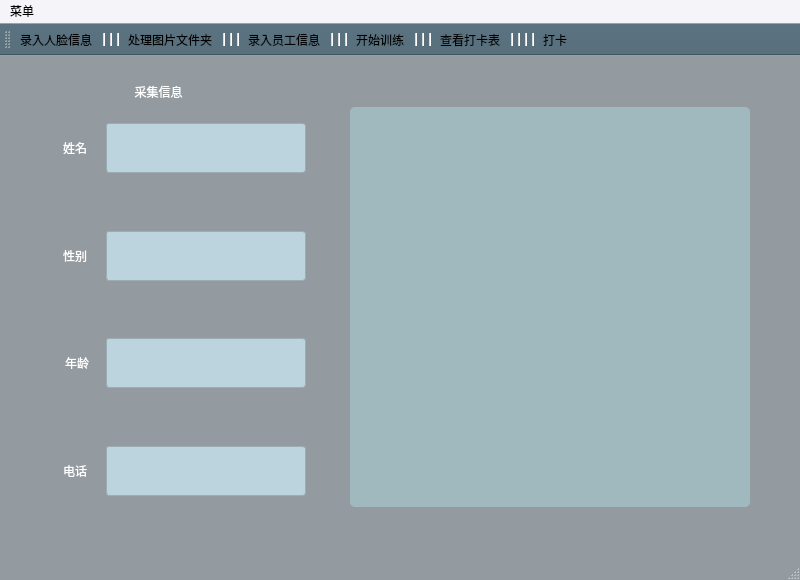
<?xml version="1.0" encoding="UTF-8"?>
<ui version="4.0">
 <class>AdminGUI</class>
 <widget class="QMainWindow" name="AdminGUI">
  <property name="geometry">
   <rect>
    <x>0</x>
    <y>0</y>
    <width>800</width>
    <height>580</height>
   </rect>
  </property>
  <property name="sizePolicy">
   <sizepolicy hsizetype="Minimum" vsizetype="Minimum">
    <horstretch>0</horstretch>
    <verstretch>0</verstretch>
   </sizepolicy>
  </property>
  <property name="minimumSize">
   <size>
    <width>800</width>
    <height>580</height>
   </size>
  </property>
  <property name="maximumSize">
   <size>
    <width>800</width>
    <height>580</height>
   </size>
  </property>
  <property name="windowTitle">
   <string>AdminGUI</string>
  </property>
  <property name="styleSheet">
   <string notr="true">QMainWindow
{
	
	color: rgb(0, 0, 0);
	background-color: #949BA0;
}
#mainToolBar
{
	background-color: #586F7C;
}
#menuBar
{
	color: rgb(0, 0, 0);
	font: 10pt &quot;萍方0&quot;;
	background-color: #F4F4F9;
}
QLabel
{
	font: 14pt &quot;萍方0&quot;;
	color: rgb(255, 255, 255);
}
QLineEdit
{
    background-color: #BCD4DE;
	border:1px solid#9DACB2;
    border-radius:3px;
}
</string>
  </property>
  <widget class="QWidget" name="centralWidget">
   <layout class="QVBoxLayout" name="verticalLayout_3">
    <item>
     <layout class="QHBoxLayout" name="horizontalLayout_5">
      <item>
       <layout class="QVBoxLayout" name="verticalLayout_2">
        <item>
         <widget class="QLabel" name="label_7">
          <property name="sizePolicy">
           <sizepolicy hsizetype="Expanding" vsizetype="Minimum">
            <horstretch>0</horstretch>
            <verstretch>50</verstretch>
           </sizepolicy>
          </property>
          <property name="minimumSize">
           <size>
            <width>0</width>
            <height>50</height>
           </size>
          </property>
          <property name="maximumSize">
           <size>
            <width>16777215</width>
            <height>50</height>
           </size>
          </property>
          <property name="styleSheet">
           <string notr="true">font: 16pt &quot;萍方0&quot;;
color: rgb(255, 255, 255);</string>
          </property>
          <property name="text">
           <string>采集信息</string>
          </property>
          <property name="alignment">
           <set>Qt::AlignCenter</set>
          </property>
         </widget>
        </item>
        <item>
         <layout class="QVBoxLayout" name="verticalLayout">
          <item>
           <layout class="QHBoxLayout" name="horizontalLayout">
            <item>
             <spacer name="horizontalSpacer">
              <property name="orientation">
               <enum>Qt::Horizontal</enum>
              </property>
              <property name="sizeHint" stdset="0">
               <size>
                <width>40</width>
                <height>20</height>
               </size>
              </property>
             </spacer>
            </item>
            <item>
             <widget class="QLabel" name="label">
              <property name="sizePolicy">
               <sizepolicy hsizetype="Expanding" vsizetype="Minimum">
                <horstretch>0</horstretch>
                <verstretch>0</verstretch>
               </sizepolicy>
              </property>
              <property name="minimumSize">
               <size>
                <width>50</width>
                <height>50</height>
               </size>
              </property>
              <property name="maximumSize">
               <size>
                <width>16777215</width>
                <height>50</height>
               </size>
              </property>
              <property name="text">
               <string>姓名</string>
              </property>
              <property name="alignment">
               <set>Qt::AlignCenter</set>
              </property>
             </widget>
            </item>
            <item>
             <widget class="QLineEdit" name="nameEdit">
              <property name="sizePolicy">
               <sizepolicy hsizetype="Minimum" vsizetype="Minimum">
                <horstretch>0</horstretch>
                <verstretch>0</verstretch>
               </sizepolicy>
              </property>
              <property name="minimumSize">
               <size>
                <width>200</width>
                <height>50</height>
               </size>
              </property>
              <property name="maximumSize">
               <size>
                <width>150</width>
                <height>50</height>
               </size>
              </property>
              <property name="text">
               <string/>
              </property>
             </widget>
            </item>
           </layout>
          </item>
          <item>
           <spacer name="verticalSpacer_3">
            <property name="orientation">
             <enum>Qt::Vertical</enum>
            </property>
            <property name="sizeHint" stdset="0">
             <size>
              <width>20</width>
              <height>40</height>
             </size>
            </property>
           </spacer>
          </item>
          <item>
           <layout class="QHBoxLayout" name="horizontalLayout_2">
            <item>
             <spacer name="horizontalSpacer_2">
              <property name="orientation">
               <enum>Qt::Horizontal</enum>
              </property>
              <property name="sizeHint" stdset="0">
               <size>
                <width>40</width>
                <height>20</height>
               </size>
              </property>
             </spacer>
            </item>
            <item>
             <widget class="QLabel" name="label_4">
              <property name="sizePolicy">
               <sizepolicy hsizetype="Expanding" vsizetype="Minimum">
                <horstretch>0</horstretch>
                <verstretch>0</verstretch>
               </sizepolicy>
              </property>
              <property name="minimumSize">
               <size>
                <width>50</width>
                <height>50</height>
               </size>
              </property>
              <property name="maximumSize">
               <size>
                <width>16777215</width>
                <height>50</height>
               </size>
              </property>
              <property name="text">
               <string>性别</string>
              </property>
              <property name="alignment">
               <set>Qt::AlignCenter</set>
              </property>
             </widget>
            </item>
            <item>
             <widget class="QLineEdit" name="sexEdit">
              <property name="sizePolicy">
               <sizepolicy hsizetype="Minimum" vsizetype="Minimum">
                <horstretch>0</horstretch>
                <verstretch>0</verstretch>
               </sizepolicy>
              </property>
              <property name="minimumSize">
               <size>
                <width>200</width>
                <height>50</height>
               </size>
              </property>
              <property name="maximumSize">
               <size>
                <width>150</width>
                <height>50</height>
               </size>
              </property>
             </widget>
            </item>
           </layout>
          </item>
          <item>
           <spacer name="verticalSpacer_4">
            <property name="orientation">
             <enum>Qt::Vertical</enum>
            </property>
            <property name="sizeHint" stdset="0">
             <size>
              <width>20</width>
              <height>40</height>
             </size>
            </property>
           </spacer>
          </item>
          <item>
           <layout class="QHBoxLayout" name="horizontalLayout_3">
            <property name="spacing">
             <number>7</number>
            </property>
            <item>
             <spacer name="horizontalSpacer_3">
              <property name="orientation">
               <enum>Qt::Horizontal</enum>
              </property>
              <property name="sizeHint" stdset="0">
               <size>
                <width>40</width>
                <height>20</height>
               </size>
              </property>
             </spacer>
            </item>
            <item>
             <widget class="QLabel" name="label_5">
              <property name="sizePolicy">
               <sizepolicy hsizetype="Expanding" vsizetype="Minimum">
                <horstretch>0</horstretch>
                <verstretch>0</verstretch>
               </sizepolicy>
              </property>
              <property name="minimumSize">
               <size>
                <width>0</width>
                <height>50</height>
               </size>
              </property>
              <property name="maximumSize">
               <size>
                <width>16777215</width>
                <height>50</height>
               </size>
              </property>
              <property name="text">
               <string>年龄</string>
              </property>
              <property name="alignment">
               <set>Qt::AlignCenter</set>
              </property>
             </widget>
            </item>
            <item>
             <widget class="QLineEdit" name="ageEdit">
              <property name="sizePolicy">
               <sizepolicy hsizetype="Minimum" vsizetype="Minimum">
                <horstretch>0</horstretch>
                <verstretch>0</verstretch>
               </sizepolicy>
              </property>
              <property name="minimumSize">
               <size>
                <width>200</width>
                <height>50</height>
               </size>
              </property>
              <property name="maximumSize">
               <size>
                <width>150</width>
                <height>50</height>
               </size>
              </property>
             </widget>
            </item>
           </layout>
          </item>
          <item>
           <spacer name="verticalSpacer_5">
            <property name="orientation">
             <enum>Qt::Vertical</enum>
            </property>
            <property name="sizeHint" stdset="0">
             <size>
              <width>20</width>
              <height>40</height>
             </size>
            </property>
           </spacer>
          </item>
          <item>
           <layout class="QHBoxLayout" name="horizontalLayout_4">
            <item>
             <spacer name="horizontalSpacer_4">
              <property name="orientation">
               <enum>Qt::Horizontal</enum>
              </property>
              <property name="sizeHint" stdset="0">
               <size>
                <width>40</width>
                <height>20</height>
               </size>
              </property>
             </spacer>
            </item>
            <item>
             <widget class="QLabel" name="label_6">
              <property name="sizePolicy">
               <sizepolicy hsizetype="Expanding" vsizetype="Minimum">
                <horstretch>0</horstretch>
                <verstretch>0</verstretch>
               </sizepolicy>
              </property>
              <property name="minimumSize">
               <size>
                <width>50</width>
                <height>50</height>
               </size>
              </property>
              <property name="maximumSize">
               <size>
                <width>16777215</width>
                <height>50</height>
               </size>
              </property>
              <property name="text">
               <string>电话</string>
              </property>
              <property name="alignment">
               <set>Qt::AlignCenter</set>
              </property>
             </widget>
            </item>
            <item>
             <widget class="QLineEdit" name="telEdit">
              <property name="sizePolicy">
               <sizepolicy hsizetype="Minimum" vsizetype="Minimum">
                <horstretch>0</horstretch>
                <verstretch>0</verstretch>
               </sizepolicy>
              </property>
              <property name="minimumSize">
               <size>
                <width>200</width>
                <height>50</height>
               </size>
              </property>
              <property name="maximumSize">
               <size>
                <width>150</width>
                <height>50</height>
               </size>
              </property>
             </widget>
            </item>
           </layout>
          </item>
          <item>
           <spacer name="verticalSpacer_2">
            <property name="orientation">
             <enum>Qt::Vertical</enum>
            </property>
            <property name="sizeHint" stdset="0">
             <size>
              <width>20</width>
              <height>40</height>
             </size>
            </property>
           </spacer>
          </item>
         </layout>
        </item>
       </layout>
      </item>
      <item>
       <spacer name="horizontalSpacer_5">
        <property name="orientation">
         <enum>Qt::Horizontal</enum>
        </property>
        <property name="sizeHint" stdset="0">
         <size>
          <width>40</width>
          <height>20</height>
         </size>
        </property>
       </spacer>
      </item>
      <item>
       <widget class="QLabel" name="showlabel">
        <property name="sizePolicy">
         <sizepolicy hsizetype="Minimum" vsizetype="Minimum">
          <horstretch>0</horstretch>
          <verstretch>0</verstretch>
         </sizepolicy>
        </property>
        <property name="minimumSize">
         <size>
          <width>400</width>
          <height>400</height>
         </size>
        </property>
        <property name="maximumSize">
         <size>
          <width>400</width>
          <height>400</height>
         </size>
        </property>
        <property name="styleSheet">
         <string notr="true">background-color: #A0B9BF;
border-radius:5px;
</string>
        </property>
        <property name="text">
         <string/>
        </property>
       </widget>
      </item>
      <item>
       <spacer name="horizontalSpacer_6">
        <property name="orientation">
         <enum>Qt::Horizontal</enum>
        </property>
        <property name="sizeHint" stdset="0">
         <size>
          <width>40</width>
          <height>20</height>
         </size>
        </property>
       </spacer>
      </item>
     </layout>
    </item>
   </layout>
  </widget>
  <widget class="QMenuBar" name="menuBar">
   <property name="geometry">
    <rect>
     <x>0</x>
     <y>0</y>
     <width>800</width>
     <height>30</height>
    </rect>
   </property>
   <widget class="QMenu" name="menu">
    <property name="title">
     <string>菜单</string>
    </property>
   </widget>
   <addaction name="menu"/>
  </widget>
  <widget class="QToolBar" name="mainToolBar">
   <attribute name="toolBarArea">
    <enum>TopToolBarArea</enum>
   </attribute>
   <attribute name="toolBarBreak">
    <bool>false</bool>
   </attribute>
   <addaction name="inputInfo"/>
   <addaction name="separator"/>
   <addaction name="separator"/>
   <addaction name="separator"/>
   <addaction name="processInfo"/>
   <addaction name="separator"/>
   <addaction name="separator"/>
   <addaction name="separator"/>
   <addaction name="inputinfo"/>
   <addaction name="separator"/>
   <addaction name="separator"/>
   <addaction name="separator"/>
   <addaction name="trainInfo"/>
   <addaction name="separator"/>
   <addaction name="separator"/>
   <addaction name="separator"/>
   <addaction name="showTable"/>
   <addaction name="separator"/>
   <addaction name="separator"/>
   <addaction name="separator"/>
   <addaction name="separator"/>
   <addaction name="attFace"/>
  </widget>
  <widget class="QStatusBar" name="statusBar"/>
  <action name="inputInfo">
   <property name="icon">
    <iconset resource="res.qrc">
     <normaloff>:/pic_ui/pai2 (2).png</normaloff>:/pic_ui/pai2 (2).png</iconset>
   </property>
   <property name="text">
    <string>录入人脸信息</string>
   </property>
   <property name="toolTip">
    <string>录入人脸信息</string>
   </property>
  </action>
  <action name="processInfo">
   <property name="icon">
    <iconset resource="res.qrc">
     <normaloff>:/pic_ui/chui1.png</normaloff>:/pic_ui/chui1.png</iconset>
   </property>
   <property name="text">
    <string>处理图片文件夹</string>
   </property>
  </action>
  <action name="trainInfo">
   <property name="icon">
    <iconset resource="res.qrc">
     <normaloff>:/pic_ui/xun1.png</normaloff>:/pic_ui/xun1.png</iconset>
   </property>
   <property name="text">
    <string>开始训练</string>
   </property>
  </action>
  <action name="showTable">
   <property name="icon">
    <iconset resource="res.qrc">
     <normaloff>:/pic_ui/day1.png</normaloff>:/pic_ui/day1.png</iconset>
   </property>
   <property name="text">
    <string>查看打卡表</string>
   </property>
  </action>
  <action name="inputinfo">
   <property name="icon">
    <iconset resource="res.qrc">
     <normaloff>:/pic_ui/lu1.png</normaloff>:/pic_ui/lu1.png</iconset>
   </property>
   <property name="text">
    <string>录入员工信息</string>
   </property>
  </action>
  <action name="attFace">
   <property name="icon">
    <iconset resource="res.qrc">
     <normaloff>:/pic_ui/face.png</normaloff>:/pic_ui/face.png</iconset>
   </property>
   <property name="text">
    <string>打卡</string>
   </property>
  </action>
 </widget>
 <layoutdefault spacing="6" margin="11"/>
 <resources>
  <include location="res.qrc"/>
 </resources>
 <connections/>
</ui>
